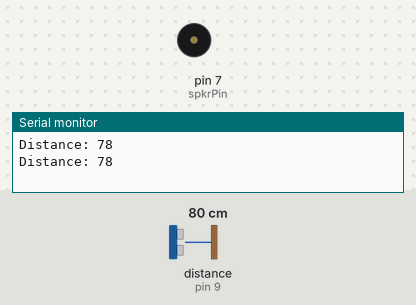
Simulated run of this sketch. Board: Arduino Uno, built with avr-gcc and run on an emulated ATmega328P. Parts: buzzer (waves = sounding), the last lines printed to the serial monitor. Wiring (inferred from the names in the program): ultrasonic range finder: trigger pin 10; echo pin 9. The test bench sets the inputs (shaded band); at power-on: distance to the obstacle (sensor on pin 9) 80 cm. The echo pulse lasts 58.3 µs per cm.

Above: at 1.8 s.
1.9 s: distance to the obstacle (sensor on pin 9) set to 2 cm
At 2.23 s:
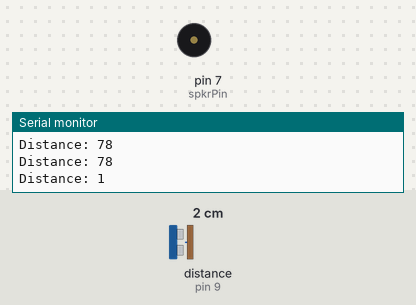
5.4 s: distance to the obstacle (sensor on pin 9) set to 9 cm
At 5.68 s:
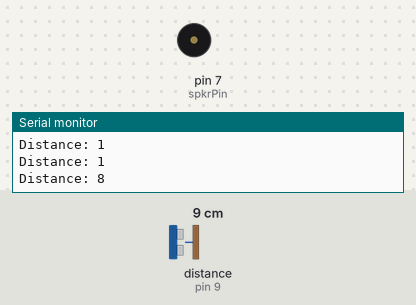
Timing chart, 0 to 14.9 s (numbered marks = the images above; inputs shaded):
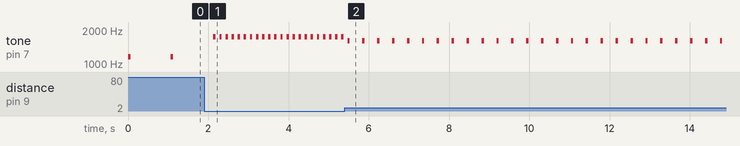

Measured:
- after the input at 1.9 s, tone on pin 7 (spkrPin): alternates 1740 Hz for 0.06 s and silent for 0.09 s, starting after 0.23 s
- after the input at 5.4 s, tone on pin 7 (spkrPin): alternates 1600 Hz for 0.06 s and silent for 0.31 s, starting after 0.07 s
- by itself, tone on pin 7 (spkrPin): alternates 1160 Hz for 0.06 s and silent for 1.0 s

The sketch:

ultrasonic_proximity_sensor.ino
```cpp
#define spkrPin 7
#define trigPin 10
#define echoPin 9

long duration;
int distance;

void setup() {
  pinMode(spkrPin, OUTPUT);
  pinMode(trigPin, OUTPUT);
  pinMode(echoPin, INPUT);
  Serial.begin(9600);
}

int getDistance() {
  digitalWrite(trigPin, LOW);
  delayMicroseconds(2);

  digitalWrite(trigPin, HIGH);
  delayMicroseconds(10);
  digitalWrite(trigPin, LOW);

  duration = pulseIn(echoPin, HIGH);
  distance = (duration * 0.034) / 2;

  Serial.print("Distance: ");
  Serial.println(distance);

  return distance;
}

void loop() {
  distance = getDistance();
  if(distance > 30) {
    distance = 30;
  }

  //1cm ==> 1Hz
  tone(spkrPin, 1760-(distance*20));
  delay(60);
  noTone(spkrPin);
  delay((31.33*distance) + 60);
}
```
